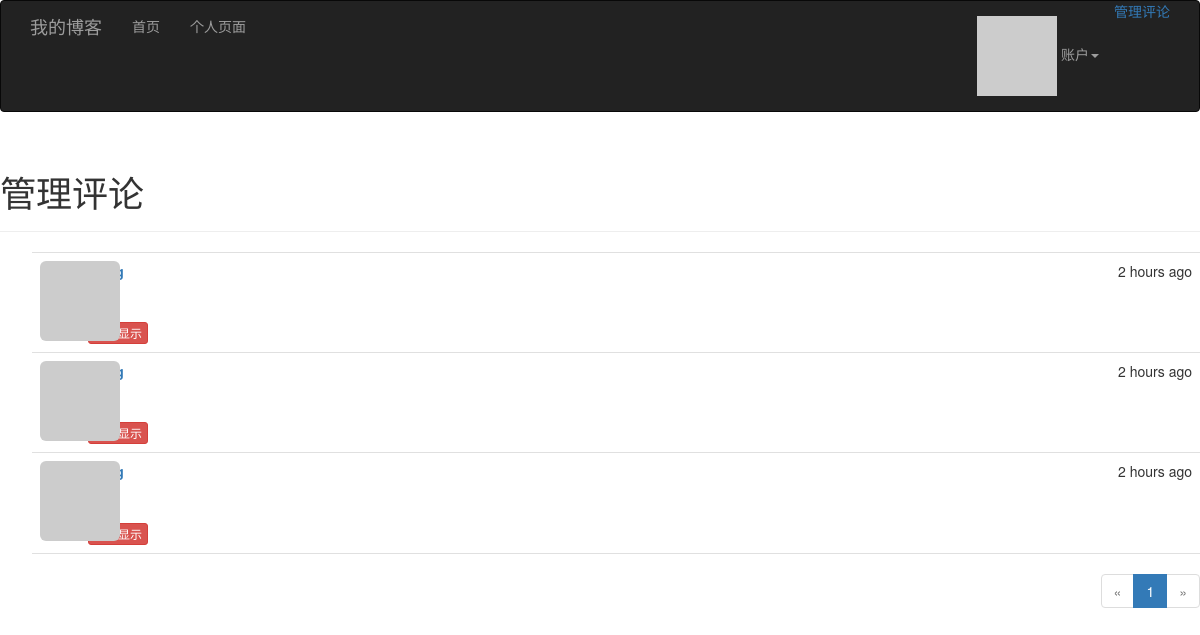
The page /moderate (signed in) on the database its author committed.
### app/models.py (models this page shows, shortened)
class Comment(db.Model):
    __tablename__ = 'comments'
    id = db.Column(db.Integer, primary_key=True)
    body = db.Column(db.Text)
    body_html = db.Column(db.Text)
    timestamp = db.Column(db.DateTime, index=True, default=datetime.utcnow)
    disabled = db.Column(db.Boolean)
    author_id = db.Column(db.Integer, db.ForeignKey('users.id'))
    post_id = db.Column(db.Integer, db.ForeignKey('posts.id'))

### app/main/views.py (the view)
@main.route('/moderate')
@login_required
@permission_required(Permission.MODERATE_COMMENTS)
def moderate():
    page = request.args.get('page', 1, type=int)
    pagination = Comment.query.order_by(Comment.timestamp.desc()).paginate(
        page, per_page=current_app.config['MYBLOG_COMMENTS_PER_PAGE'],
        error_out=False)
    comments = pagination.items
    return render_template('moderate.html', comments=comments,
                           pagination=pagination, page=page)

### app/auth/views.py (called while the page is built)
@auth.before_app_request
def before_request():
    if current_user.is_authenticated:
        current_user.ping()
        if not current_user.confirmed \
            and request.endpoint \
            and request.endpoint[:5] != 'auth.' \
            and request.endpoint != 'static':
            return redirect(url_for('auth.unconfirmed'))

### app/main/__init__.py (called while the page is built)
@main.app_context_processor
def inject_permissions():
    return dict(Permission=Permission)

### app/models.py (called while the page is built)
@login_manager.user_loader
def load_user(user_id):
    return User.query.get(int(user_id))

    def can(self, permissions):
        return self.role is not None and (self.role.permissions & permissions) == permissions

    def ping(self):
        self.last_seen = datetime.utcnow()
        db.session.add(self)

    def gravatar(self, size=100, default='identicon', rating='g'):
        if request.is_secure:
            url = 'http://secure.gravatar.com/avatar'
        else:
            url = 'http://www.gravatar.com/avatar'
        hash = self.avatar_hash or hashlib.md5(
            self.email.encode('utf-8')).hexdigest()
        return '{url}/{hash}?s={size}&d={default}&r={rating}'.format(
            url=url, hash=hash, size=size, default=default, rating=rating)

### app/templates/moderate.html (shortened to what this page needs)
{% extends "base.html" %}
{% import "_macros.html" as macros %}
{% block page_content %}
<div class="page-header">
    <h1>管理评论</h1>
</div>
{% set moderate = True %}
{% include '_comments.html' %}
{% if pagination %}
<div class="pagination">
    {{ macros.pagination_widget(pagination, '.moderate') }}
</div>
{% endif %}
{% endblock %}

### app/templates/_comments.html (shortened to what this page needs)
<ul class="comments">
    {% for comment in comments %}
    <li class="comment">
        <div class="comment-thumbnail">
            <a href="{{ url_for('.user', username=comment.author.username) }}">
                <img class="img-rounded profile-thumbnail" src="{{ comment.author.gravatar(size=40) }}">
            </a>
        </div>
        <div class="comment-content">
            <div class="comment-date">{{ moment(comment.timestamp).fromNow() }}</div>
            <div class="comment-author"><a href="{{ url_for('.user', username=comment.author.username) }}">{{ comment.author.username }}</a> </div>
            <div class="comment-body">
            </div>
            {% if moderate %}
                <br>
                {% if comment.disabled %}
                <a class="btn btn-default btn-xs" href="{{ url_for('.moderate_enable',
                id=comment.id, page=page) }}">显示</a>
                {% else %}
                <a class="btn btn-danger btn-xs" href="{{ url_for('.moderate_disable',
                id=comment.id, page=page) }}">取消显示</a>
                {% endif %}
            {% endif %}
        </div>
    </li>
    {% endfor %}
</ul>

### app/static/styles.css (style rules this page uses)
.profile-thumbnail { position: absolute; }
ul.comments { list-style-type: none; padding: 0px; margin: 16px 0px 0px 0px; }
ul.comments li.comment { margin-left: 32px; padding: 8px; border-bottom: 1px solid #e0e0e0; }
ul.comments li.comment:nth-child(1) { border-top: 1px solid #e0e0e0; }
div.comment-date { float: right; }
div.comment-author { font-weight: bold; }
div.comment-thumbnail { position: absolute; }
div.comment-content { margin-left: 48px; min-height: 48px; }
div.pagination { width: 100%; text-align: right; padding: 0px; margin: 0px; }

### rows shown on the page
Comment: timestamp "2 hours ago"
Comment: timestamp "2 hours ago"
Comment: timestamp "2 hours ago"

### other values the page prints
{{ p }} "1"
